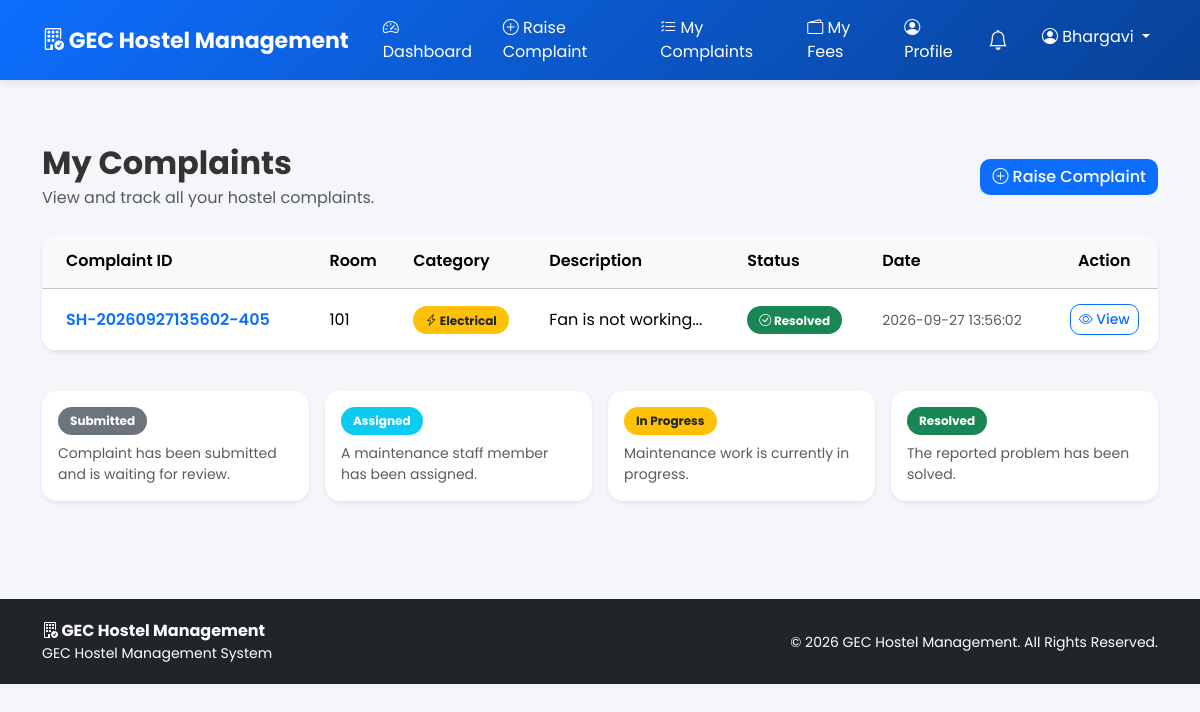
The page /student/complaints (signed in) on the database its author committed.
### tables this page shows
CREATE TABLE complaints (
            id INTEGER PRIMARY KEY AUTOINCREMENT,
            complaint_id TEXT UNIQUE NOT NULL,
            student_id INTEGER NOT NULL,
            hostel_type TEXT NOT NULL,
            room_number TEXT NOT NULL,
            category TEXT NOT NULL,
            description TEXT NOT NULL,
            photo TEXT,
            status TEXT NOT NULL DEFAULT 'Submitted',
            assigned_staff_id INTEGER,
            created_at TEXT NOT NULL,
            resolved_at TEXT, resolution_photo TEXT, feedback_rating INTEGER, feedback_comment TEXT, feedback_at TEXT,
            FOREIGN KEY (student_id)
                REFERENCES users(id)
                ON DELETE CASCADE,
            FOREIGN KEY (assigned_staff_id)
                REFERENCES staff(id)
                ON DELETE SET NULL
        );

### app.py (the view)
@app.route("/student/complaints")
def student_complaints():
    if not role_required("student"):
        return redirect(url_for("login"))
    conn = get_db()
    complaints = conn.execute("""
        SELECT *
        FROM complaints
        WHERE student_id = ?
        ORDER BY id DESC
    """, (
        session["user_id"],
    )).fetchall()
    conn.close()
    return render_template(
        "student/my_complaints.html",
        complaints=complaints
    )

### app.py (called while the page is built)
def get_db():
    conn = sqlite3.connect(
        DATABASE,
        timeout=30,
        check_same_thread=False
    )
    conn.row_factory = sqlite3.Row
    try:
        conn.execute("PRAGMA busy_timeout = 30000")
        conn.execute("PRAGMA journal_mode = WAL")
        conn.execute("PRAGMA foreign_keys = ON")
    except sqlite3.Error:
        pass
    return conn

def role_required(*roles):
    if "user_id" not in session:
        return False
    return session.get("role") in roles

### templates/student/my_complaints.html (shortened to what this page needs)
{% extends "base.html" %}
{% block content %}
<div class="container py-5">
    <div class="d-flex justify-content-between align-items-center mb-4">
        <div>
            <h2 class="fw-bold mb-1">My Complaints</h2>
            <p class="text-muted mb-0">
                View and track all your hostel complaints.
            </p>
        </div>
        <a href="{{ url_for('raise_complaint') }}"
           class="btn btn-primary">
            <i class="bi bi-plus-circle"></i>
            Raise Complaint
        </a>
    </div>
    {% if complaints %}
    <div class="card border-0 shadow-sm">
        <div class="card-body p-0">
            <div class="table-responsive">
                <table class="table table-hover align-middle mb-0">
                    <thead class="table-light">
                        <tr>
                            <th class="px-4">Complaint ID</th>
                            <th>Room</th>
                            <th>Category</th>
                            <th>Description</th>
                            <th>Status</th>
                            <th>Date</th>
                            <th class="text-center">Action</th>
                        </tr>
                    </thead>
                    <tbody>
                        {% for complaint in complaints %}
                        <tr>
                            <td class="px-4">
                                <span class="fw-semibold text-primary">
                                    {{ complaint['complaint_id'] }}
                                </span>
                            </td>
                            <td>
                                {{ complaint['room_number'] }}
                            </td>
                            <td>
                                {% if complaint['category'] == 'Electrical' %}
                                    <span class="badge bg-warning text-dark">
                                        <i class="bi bi-lightning-charge"></i>
                                        Electrical
                                    </span>
                                {% elif complaint['category'] == 'Plumbing' %}
                                    <span class="badge bg-info">
                                        <i class="bi bi-droplet"></i>
                                        Plumbing
                                    </span>
                                {% elif complaint['category'] == 'Cleaning' %}
                                    <span class="badge bg-success">
                                        <i class="bi bi-stars"></i>
                                        Cleaning
                                    </span>
                                {% elif complaint['category'] == 'Wi-Fi/Network' %}
                                    <span class="badge bg-primary">
                                        <i class="bi bi-wifi"></i>
                                        Wi-Fi/Network
                                    </span>
                                {% else %}
                                    <span class="badge bg-secondary">
                                        <i class="bi bi-tools"></i>
                                        General Maintenance
                                    </span>
                                {% endif %}
                            </td>
                            <td>
                                {% if complaint['description']|length > 40 %}
                                    {{ complaint['description'][:40] }}...
                                {% else %}
                                    {{ complaint['description'] }}
                                {% endif %}
                            </td>
                            <td>
                                {% if complaint['status'] == 'Submitted' %}
                                    <span class="badge bg-secondary">
                                        <i class="bi bi-send"></i>
                                        Submitted
                                    </span>
                                {% elif complaint['status'] == 'Assigned' %}
                                    <span class="badge bg-info">
                                        <i class="bi bi-person-check"></i>
                                        Assigned
                                    </span>
                                {% elif complaint['status'] == 'In Progress' %}
                                    <span class="badge bg-warning text-dark">
                                        <i class="bi bi-hourglass-split"></i>
                                        In Progress
                                    </span>
                                {% elif complaint['status'] == 'Resolved' %}
                                    <span class="badge bg-success">
                                        <i class="bi bi-check-circle"></i>
                                        Resolved
                                    </span>
                                {% else %}
                                    <span class="badge bg-secondary">
                                        {{ complaint['status'] }}
                                    </span>
                                {% endif %}
                            </td>
                            <td>
                                <small class="text-muted">
                                    {{ complaint['created_at'] }}
                                </small>
                            </td>
                            <td class="text-center">
                                <a href="{{ url_for(
                                    'student_complaint_details',
                                    complaint_id=complaint['id']
                                ) }}"
                                   class="btn btn-sm btn-outline-primary">
                                    <i class="bi bi-eye"></i>
                                    View
                                </a>
                            </td>
                        </tr>
                        {% endfor %}
                    </tbody>
                </table>
            </div>
        </div>
    </div>
    <div class="row mt-4 g-3">
        <div class="col-md-3">
            <div class="card border-0 shadow-sm h-100">
                <div class="card-body">
                    <span class="badge bg-secondary mb-2">
                        Submitted
                    </span>
                    <p class="small text-muted mb-0">
                        Complaint has been submitted and is waiting for review.
                    </p>
                </div>
            </div>
        </div>
        <div class="col-md-3">
            <div class="card border-0 shadow-sm h-100">
                <div class="card-body">
                    <span class="badge bg-info mb-2">
                        Assigned
                    </span>
                    <p class="small text-muted mb-0">
                        A maintenance staff member has been assigned.
                    </p>
                </div>
            </div>
        </div>
        <div class="col-md-3">
            <div class="card border-0 shadow-sm h-100">
                <div class="card-body">
                    <span class="badge bg-warning text-dark mb-2">
                        In Progress
                    </span>
                    <p class="small text-muted mb-0">
                        Maintenance work is currently in progress.
                    </p>
                </div>
            </div>
        </div>
        <div class="col-md-3">
            <div class="card border-0 shadow-sm h-100">
                <div class="card-body">
                    <span class="badge bg-success mb-2">
                        Resolved
                    </span>
                    <p class="small text-muted mb-0">
                        The reported problem has been solved.
                    </p>
                </div>
            </div>
        </div>
    </div>
    {% endif %}
</div>
{% endblock %}

### static/css/style.css (style rules this page uses)
* { margin:0; padding:0; box-sizing:border-box; }
body { font-family:'Poppins',sans-serif; background:#f4f6f9; color:#333; min-height:100vh; }
.card { border:none; border-radius:15px; overflow:hidden; transition:0.3s; }
.btn { border-radius:10px; font-weight:500; }
.btn-primary { background:#0d6efd; border:none; }
.table { margin-bottom:0; }
.table thead { background:#f1f3f5; }
.table th { font-weight:600; padding:15px; }
.table td { padding:15px; vertical-align:middle; }
.badge { padding:8px 12px; border-radius:20px; font-size:12px; }

### rows shown on the page
complaints: complaint_id "SH-20260927135602-405", room_number "101", category "Electrical" (drawn), description "Fan is not working...", status "Resolved" (drawn), created_at "2026-09-27 13:56:02"

### other values the page prints
{{ session.get('name', 'User') }} "Bhargavi"
